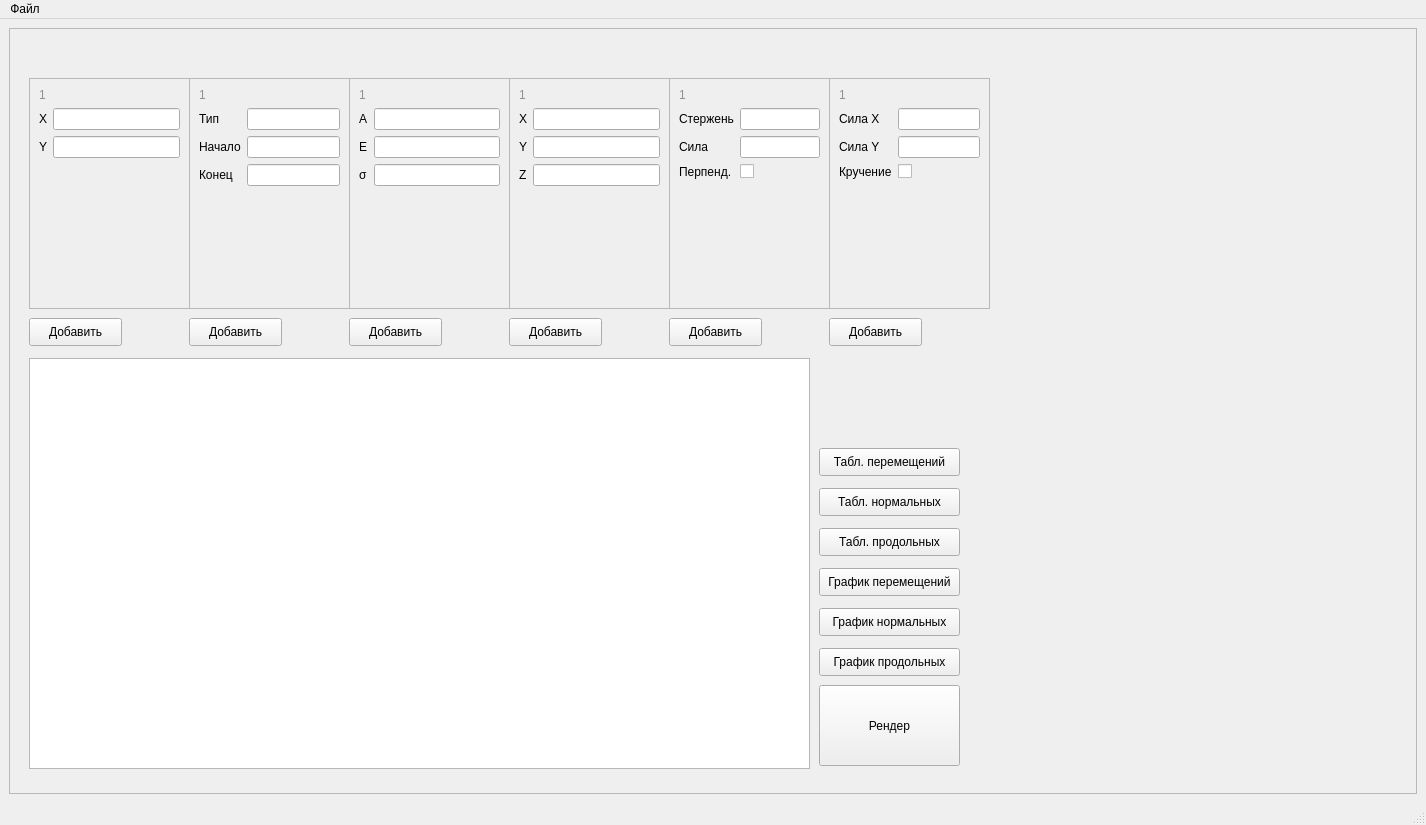
<?xml version="1.0" encoding="UTF-8"?>
<ui version="4.0">
 <class>MainWindow</class>
 <widget class="QMainWindow" name="MainWindow">
  <property name="geometry">
   <rect>
    <x>0</x>
    <y>0</y>
    <width>1426</width>
    <height>825</height>
   </rect>
  </property>
  <property name="windowTitle">
   <string>MainWindow</string>
  </property>
  <widget class="QWidget" name="centralwidget">
   <layout class="QHBoxLayout" name="horizontalLayout">
    <item>
     <widget class="QFrame" name="frame">
      <property name="frameShape">
       <enum>QFrame::StyledPanel</enum>
      </property>
      <property name="frameShadow">
       <enum>QFrame::Raised</enum>
      </property>
      <widget class="QScrollArea" name="scroll_point">
       <property name="geometry">
        <rect>
         <x>20</x>
         <y>50</y>
         <width>161</width>
         <height>231</height>
        </rect>
       </property>
       <property name="widgetResizable">
        <bool>true</bool>
       </property>
       <widget class="QWidget" name="scrollAreaWidgetContents">
        <property name="geometry">
         <rect>
          <x>0</x>
          <y>0</y>
          <width>159</width>
          <height>229</height>
         </rect>
        </property>
        <layout class="QFormLayout" name="formLayout">
         <item row="1" column="1">
          <widget class="QLineEdit" name="lineEdit_X"/>
         </item>
         <item row="2" column="1">
          <widget class="QLineEdit" name="lineEdit_Y"/>
         </item>
         <item row="1" column="0">
          <widget class="QLabel" name="label_X">
           <property name="text">
            <string>X</string>
           </property>
          </widget>
         </item>
         <item row="2" column="0">
          <widget class="QLabel" name="label_Y">
           <property name="text">
            <string>Y</string>
           </property>
          </widget>
         </item>
         <item row="0" column="0">
          <widget class="QLabel" name="label">
           <property name="styleSheet">
            <string notr="true">color:rgb(144, 144, 144)</string>
           </property>
           <property name="text">
            <string>1</string>
           </property>
          </widget>
         </item>
        </layout>
       </widget>
      </widget>
      <widget class="QPushButton" name="btn_add_point">
       <property name="geometry">
        <rect>
         <x>20</x>
         <y>290</y>
         <width>93</width>
         <height>28</height>
        </rect>
       </property>
       <property name="text">
        <string>Добавить</string>
       </property>
      </widget>
      <widget class="QGraphicsView" name="graphicsView">
       <property name="geometry">
        <rect>
         <x>20</x>
         <y>330</y>
         <width>781</width>
         <height>411</height>
        </rect>
       </property>
      </widget>
      <widget class="QPushButton" name="pushButton_render">
       <property name="geometry">
        <rect>
         <x>810</x>
         <y>657</y>
         <width>141</width>
         <height>81</height>
        </rect>
       </property>
       <property name="text">
        <string>Рендер</string>
       </property>
      </widget>
      <widget class="QPushButton" name="pushButton_graph_prod">
       <property name="geometry">
        <rect>
         <x>810</x>
         <y>620</y>
         <width>141</width>
         <height>28</height>
        </rect>
       </property>
       <property name="text">
        <string>График продольных</string>
       </property>
      </widget>
      <widget class="QPushButton" name="pushButton_graph_norm">
       <property name="geometry">
        <rect>
         <x>810</x>
         <y>580</y>
         <width>141</width>
         <height>28</height>
        </rect>
       </property>
       <property name="text">
        <string>График нормальных</string>
       </property>
      </widget>
      <widget class="QPushButton" name="pushButton_graph_peremesh">
       <property name="geometry">
        <rect>
         <x>810</x>
         <y>540</y>
         <width>141</width>
         <height>28</height>
        </rect>
       </property>
       <property name="text">
        <string>График перемещений</string>
       </property>
      </widget>
      <widget class="QPushButton" name="pushButton_table_peremesh">
       <property name="geometry">
        <rect>
         <x>810</x>
         <y>420</y>
         <width>141</width>
         <height>28</height>
        </rect>
       </property>
       <property name="text">
        <string>Табл. перемещений</string>
       </property>
      </widget>
      <widget class="QPushButton" name="pushButton_table_prod">
       <property name="geometry">
        <rect>
         <x>810</x>
         <y>500</y>
         <width>141</width>
         <height>28</height>
        </rect>
       </property>
       <property name="text">
        <string>Табл. продольных</string>
       </property>
      </widget>
      <widget class="QPushButton" name="pushButton_table_norm">
       <property name="geometry">
        <rect>
         <x>810</x>
         <y>460</y>
         <width>141</width>
         <height>28</height>
        </rect>
       </property>
       <property name="text">
        <string>Табл. нормальных</string>
       </property>
      </widget>
      <widget class="QPushButton" name="btn_add_kernel">
       <property name="geometry">
        <rect>
         <x>180</x>
         <y>290</y>
         <width>93</width>
         <height>28</height>
        </rect>
       </property>
       <property name="text">
        <string>Добавить</string>
       </property>
      </widget>
      <widget class="QPushButton" name="btn_add_type">
       <property name="geometry">
        <rect>
         <x>340</x>
         <y>290</y>
         <width>93</width>
         <height>28</height>
        </rect>
       </property>
       <property name="text">
        <string>Добавить</string>
       </property>
      </widget>
      <widget class="QPushButton" name="btn_add_sealing">
       <property name="geometry">
        <rect>
         <x>500</x>
         <y>290</y>
         <width>93</width>
         <height>28</height>
        </rect>
       </property>
       <property name="text">
        <string>Добавить</string>
       </property>
      </widget>
      <widget class="QPushButton" name="btn_add_running">
       <property name="geometry">
        <rect>
         <x>660</x>
         <y>290</y>
         <width>93</width>
         <height>28</height>
        </rect>
       </property>
       <property name="text">
        <string>Добавить</string>
       </property>
      </widget>
      <widget class="QPushButton" name="btn_add_concentrated">
       <property name="geometry">
        <rect>
         <x>820</x>
         <y>290</y>
         <width>93</width>
         <height>28</height>
        </rect>
       </property>
       <property name="text">
        <string>Добавить</string>
       </property>
      </widget>
      <widget class="QScrollArea" name="scroll_kernel">
       <property name="geometry">
        <rect>
         <x>180</x>
         <y>50</y>
         <width>161</width>
         <height>231</height>
        </rect>
       </property>
       <property name="widgetResizable">
        <bool>true</bool>
       </property>
       <widget class="QWidget" name="scrollAreaWidgetContents_12">
        <property name="geometry">
         <rect>
          <x>0</x>
          <y>0</y>
          <width>159</width>
          <height>229</height>
         </rect>
        </property>
        <layout class="QFormLayout" name="formLayout_4">
         <item row="2" column="0">
          <widget class="QLabel" name="label_nachalo">
           <property name="text">
            <string>Начало</string>
           </property>
          </widget>
         </item>
         <item row="2" column="1">
          <widget class="QLineEdit" name="lineEdit_nachalo"/>
         </item>
         <item row="3" column="0">
          <widget class="QLabel" name="label_konets">
           <property name="text">
            <string>Конец</string>
           </property>
          </widget>
         </item>
         <item row="3" column="1">
          <widget class="QLineEdit" name="lineEdit_Y_3"/>
         </item>
         <item row="0" column="0">
          <widget class="QLabel" name="label_2">
           <property name="styleSheet">
            <string notr="true">color:rgb(144, 144, 144)</string>
           </property>
           <property name="text">
            <string>1</string>
           </property>
          </widget>
         </item>
         <item row="1" column="0">
          <widget class="QLabel" name="label_type">
           <property name="text">
            <string>Тип</string>
           </property>
          </widget>
         </item>
         <item row="1" column="1">
          <widget class="QLineEdit" name="lineEdit_type"/>
         </item>
        </layout>
       </widget>
      </widget>
      <widget class="QScrollArea" name="scroll_type">
       <property name="geometry">
        <rect>
         <x>340</x>
         <y>50</y>
         <width>161</width>
         <height>231</height>
        </rect>
       </property>
       <property name="widgetResizable">
        <bool>true</bool>
       </property>
       <widget class="QWidget" name="scrollAreaWidgetContents_13">
        <property name="geometry">
         <rect>
          <x>0</x>
          <y>0</y>
          <width>159</width>
          <height>229</height>
         </rect>
        </property>
        <layout class="QFormLayout" name="formLayout_5">
         <item row="1" column="0">
          <widget class="QLabel" name="label_A">
           <property name="text">
            <string>A</string>
           </property>
          </widget>
         </item>
         <item row="1" column="1">
          <widget class="QLineEdit" name="lineEdit_X_4"/>
         </item>
         <item row="2" column="0">
          <widget class="QLabel" name="label_Y_4">
           <property name="text">
            <string>E</string>
           </property>
          </widget>
         </item>
         <item row="2" column="1">
          <widget class="QLineEdit" name="lineEdit_Y_4"/>
         </item>
         <item row="0" column="0">
          <widget class="QLabel" name="label_5">
           <property name="styleSheet">
            <string notr="true">color:rgb(144, 144, 144)</string>
           </property>
           <property name="text">
            <string>1</string>
           </property>
          </widget>
         </item>
         <item row="3" column="1">
          <widget class="QLineEdit" name="lineEdit"/>
         </item>
         <item row="3" column="0">
          <widget class="QLabel" name="label_9">
           <property name="text">
            <string>σ</string>
           </property>
          </widget>
         </item>
        </layout>
       </widget>
      </widget>
      <widget class="QScrollArea" name="scroll_sealing">
       <property name="geometry">
        <rect>
         <x>500</x>
         <y>50</y>
         <width>161</width>
         <height>231</height>
        </rect>
       </property>
       <property name="widgetResizable">
        <bool>true</bool>
       </property>
       <widget class="QWidget" name="scrollAreaWidgetContents_14">
        <property name="geometry">
         <rect>
          <x>0</x>
          <y>0</y>
          <width>159</width>
          <height>229</height>
         </rect>
        </property>
        <layout class="QFormLayout" name="formLayout_6">
         <item row="1" column="0">
          <widget class="QLabel" name="label_X_5">
           <property name="text">
            <string>X</string>
           </property>
          </widget>
         </item>
         <item row="1" column="1">
          <widget class="QLineEdit" name="lineEdit_X_5"/>
         </item>
         <item row="2" column="0">
          <widget class="QLabel" name="label_Y_5">
           <property name="text">
            <string>Y</string>
           </property>
          </widget>
         </item>
         <item row="2" column="1">
          <widget class="QLineEdit" name="lineEdit_Y_5"/>
         </item>
         <item row="0" column="0">
          <widget class="QLabel" name="label_6">
           <property name="styleSheet">
            <string notr="true">color:rgb(144, 144, 144)</string>
           </property>
           <property name="text">
            <string>1</string>
           </property>
          </widget>
         </item>
         <item row="3" column="1">
          <widget class="QLineEdit" name="lineEdit_2"/>
         </item>
         <item row="3" column="0">
          <widget class="QLabel" name="label_10">
           <property name="text">
            <string>Z</string>
           </property>
          </widget>
         </item>
        </layout>
       </widget>
      </widget>
      <widget class="QScrollArea" name="scroll_running">
       <property name="geometry">
        <rect>
         <x>660</x>
         <y>50</y>
         <width>161</width>
         <height>231</height>
        </rect>
       </property>
       <property name="widgetResizable">
        <bool>true</bool>
       </property>
       <widget class="QWidget" name="scrollAreaWidgetContents_15">
        <property name="geometry">
         <rect>
          <x>0</x>
          <y>0</y>
          <width>159</width>
          <height>229</height>
         </rect>
        </property>
        <layout class="QFormLayout" name="formLayout_7">
         <item row="0" column="0">
          <widget class="QLabel" name="label_7">
           <property name="styleSheet">
            <string notr="true">color:rgb(144, 144, 144)</string>
           </property>
           <property name="text">
            <string>1</string>
           </property>
          </widget>
         </item>
         <item row="1" column="0">
          <widget class="QLabel" name="label_X_6">
           <property name="text">
            <string>Стержень</string>
           </property>
          </widget>
         </item>
         <item row="1" column="1">
          <widget class="QLineEdit" name="lineEdit_X_6"/>
         </item>
         <item row="2" column="0">
          <widget class="QLabel" name="label_Y_6">
           <property name="text">
            <string>Сила</string>
           </property>
          </widget>
         </item>
         <item row="2" column="1">
          <widget class="QLineEdit" name="lineEdit_Y_6"/>
         </item>
         <item row="3" column="1">
          <widget class="QCheckBox" name="checkBox_2">
           <property name="text">
            <string/>
           </property>
          </widget>
         </item>
         <item row="3" column="0">
          <widget class="QLabel" name="label_11">
           <property name="text">
            <string>Перпенд.</string>
           </property>
          </widget>
         </item>
        </layout>
       </widget>
      </widget>
      <widget class="QScrollArea" name="scroll_concentrated">
       <property name="geometry">
        <rect>
         <x>820</x>
         <y>50</y>
         <width>161</width>
         <height>231</height>
        </rect>
       </property>
       <property name="widgetResizable">
        <bool>true</bool>
       </property>
       <widget class="QWidget" name="scrollAreaWidgetContents_16">
        <property name="geometry">
         <rect>
          <x>0</x>
          <y>0</y>
          <width>159</width>
          <height>229</height>
         </rect>
        </property>
        <layout class="QFormLayout" name="formLayout_8">
         <item row="0" column="0">
          <widget class="QLabel" name="label_8">
           <property name="styleSheet">
            <string notr="true">color:rgb(144, 144, 144)</string>
           </property>
           <property name="text">
            <string>1</string>
           </property>
          </widget>
         </item>
         <item row="1" column="0">
          <widget class="QLabel" name="label_X_7">
           <property name="text">
            <string>Сила X</string>
           </property>
          </widget>
         </item>
         <item row="1" column="1">
          <widget class="QLineEdit" name="lineEdit_X_7"/>
         </item>
         <item row="2" column="0">
          <widget class="QLabel" name="label_Y_7">
           <property name="text">
            <string>Сила Y</string>
           </property>
          </widget>
         </item>
         <item row="2" column="1">
          <widget class="QLineEdit" name="lineEdit_Y_7"/>
         </item>
         <item row="3" column="1">
          <widget class="QCheckBox" name="checkBox">
           <property name="text">
            <string/>
           </property>
          </widget>
         </item>
         <item row="3" column="0">
          <widget class="QLabel" name="label_12">
           <property name="text">
            <string>Кручение</string>
           </property>
          </widget>
         </item>
        </layout>
       </widget>
      </widget>
     </widget>
    </item>
   </layout>
  </widget>
  <widget class="QMenuBar" name="menubar">
   <property name="geometry">
    <rect>
     <x>0</x>
     <y>0</y>
     <width>1426</width>
     <height>26</height>
    </rect>
   </property>
   <widget class="QMenu" name="menu">
    <property name="title">
     <string>Файл</string>
    </property>
    <addaction name="separator"/>
    <addaction name="action_2"/>
    <addaction name="action_3"/>
    <addaction name="action_4"/>
   </widget>
   <addaction name="menu"/>
  </widget>
  <widget class="QStatusBar" name="statusbar"/>
  <action name="action_2">
   <property name="text">
    <string>Открыть</string>
   </property>
  </action>
  <action name="action_3">
   <property name="text">
    <string>Сохранить</string>
   </property>
  </action>
  <action name="action_4">
   <property name="text">
    <string>Сохранить как...</string>
   </property>
  </action>
 </widget>
 <resources/>
 <connections/>
</ui>
